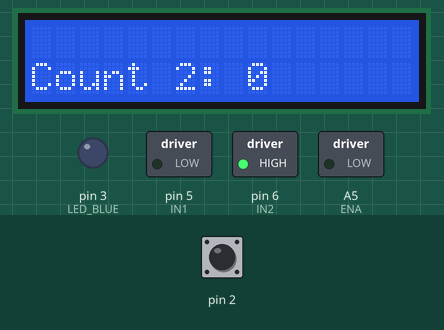
Recording of a sketch running on a simulated Arduino Uno, built with avr-gcc and run on an emulated ATmega328P. On the bench: 16×2 character LCD, switched loads named in the sketch (green lamp = pin HIGH), output pins drawn as LEDs (lit = HIGH). The test bench sets the inputs (shaded band); at power-on: pin 2 LOW. What the sketch prints to the serial monitor is not drawn.

Above: at 1.2 s.
1.3 s: pin 2 pulsed HIGH 2 times (0.12 s each, 0.3 s apart)
At 3.6 s:
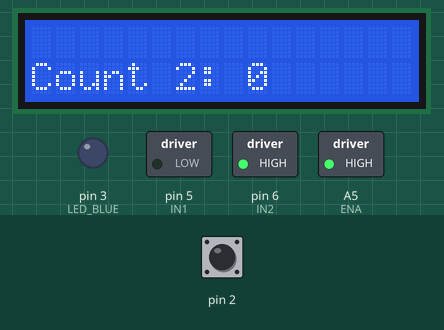
4.9 s: pin 2 driven HIGH
At 6.2 s:
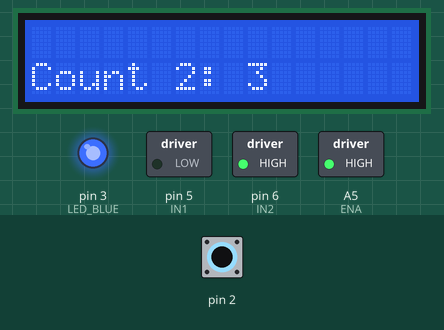
Timing chart, 0 to 7.9 s (numbered marks = the images above; inputs shaded):
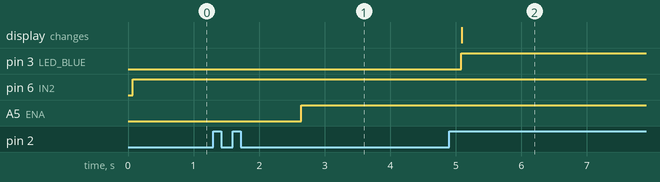

Measured:
- after the input at 4.9 s, the display: changes after 0.19 s (image 2)

The sketch:

interruption_motor.ino
```cpp
#include <Wire.h>
#include <LiquidCrystal_I2C.h>

LiquidCrystal_I2C lcd(0x27, 16, 2);

volatile int count = 0;
int prev_count = 0;

constexpr int LED_RED = 1;
constexpr int LED_BLUE = 3;
constexpr int LIMIT_MAX = 20;

constexpr int ENA = A5;
constexpr int IN1 = 5;
constexpr int IN2 = 6;

bool turn_dir = false;
bool init_motor = true;

void setup() {
  lcd.init();
  lcd.backlight();
  lcd.setCursor(0, 0);

  Serial.begin(9600);
  attachInterrupt(digitalPinToInterrupt(2), foo, RISING);
  pinMode(LED_RED, OUTPUT);
  pinMode(LED_BLUE, OUTPUT);
  pinMode(ENA, OUTPUT);
  pinMode(IN1, OUTPUT);
  pinMode(IN2, OUTPUT);

  for (int i = 0; i < 20; i++) {
    Serial.println();
  }
}

void init_right_motor() {
  for (int velocidad = 0; velocidad < 250; velocidad ++) {
    analogWrite(ENA, velocidad);
    digitalWrite(IN1, LOW);
    digitalWrite(IN2, HIGH);
    delay(20);
  }
}

void right_motor() {
  analogWrite(ENA, 255);
  digitalWrite(IN1, LOW);
  digitalWrite(IN2, HIGH);
}

void left_motor() {
  analogWrite(ENA, 255);
  digitalWrite(IN1, HIGH);
  digitalWrite(IN2, LOW);
}

void pause_motor() {
  digitalWrite(ENA, LOW);
  digitalWrite(IN1, HIGH);
  digitalWrite(IN2, LOW);
}

void loop() {
  lcd.setCursor(0, 1);
  lcd.print("Count 2: ");
  lcd.print(count);

  if (init_motor) {
    init_right_motor();
    init_motor = false;
  }

  if (prev_count != count) {
    Serial.print("Count 2: ");
    Serial.println(count);
    digitalWrite(LED_BLUE, !digitalRead(LED_BLUE));
    if (count >= 10) {
      digitalWrite(LED_RED, HIGH);
      pause_motor();
      delay(1000);
      turn_dir = true;
      if (count > 15) {
        count = 0;
        turn_dir = false;
        lcd.clear();   // Borra toda la pantalla
      }
    }
    prev_count = count;
  }

  if (turn_dir == false) {
    right_motor();
  }
  else if (turn_dir == true) {
    left_motor();
  }
}

void foo() {
  count = count + 1;
}
```
